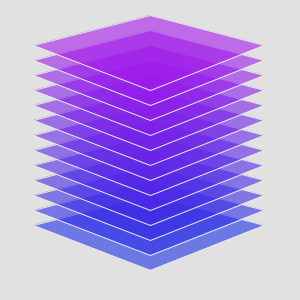
Frame 1 (no input)
Frame 2 (the mouse pressed at the canvas centre, redrawn once): identical to frame 1, image omitted

The Processing sketch that drew this single still picture (run headless with seeded random() and noise(); the mouse was pressed at the canvas centre and the sketch redrawn once):

// Processing sketch: layered_color
// ── layered_color.pde
int numberOfLayers = 13;
color top;
color bottom;
float alph;
float upperX;
float upperY;
float rightX;
float rightY;
float lowerX;
float lowerY;
float leftX;
float leftY;

void setup() {
  size(300, 300);
  upperX = width / 2;
  upperY = height / (numberOfLayers + 6);
  rightX = 8 * (width / 9);
  rightY = 3 * (height / (numberOfLayers + 6));
  lowerX = width / 2;
  lowerY = 6 * (height / (numberOfLayers + 6));
  leftX = width / 9;
  leftY = 3 * (height / (numberOfLayers + 6));
 noLoop();  
}

void draw() {
//  alph = map(mouseX, 0, width, 0, 255);
//  alph = 105;

//  purp: alph 40, 75, 150
  top = color(163, 24, 234, 150);
  bottom = color(25, 47, 229, 150);
//  sea: alph 45
//  top = color (27, 239, 245, 45);
//  bottom = color (50, 224, 188, 45);

// red green:
//  top = color (255, 0 ,0, 100);
//  bottom = color (0, 255, 0, 100);

  background(225);

//  fill(125, 255);
//  text(alph, 25, 675);

  stroke(230);
// noStroke();
  fill(bottom);
  quad(upperX, upperY + ((numberOfLayers - 1) * (height / (numberOfLayers + 6))), rightX, rightY + ((numberOfLayers - 1) * (height / (numberOfLayers + 6))), lowerX, lowerY + ((numberOfLayers - 1) * (height / (numberOfLayers + 6))), leftX, leftY + ((numberOfLayers - 1) * (height / (numberOfLayers + 6))));  
  for (float i = (numberOfLayers - 2); i > 0; i --) {
    fill(lerpColor(bottom, top, 1 - (i / numberOfLayers)));
    quad(upperX, upperY + (i * (height / (numberOfLayers + 6))), rightX, rightY + (i * (height / (numberOfLayers + 6))), lowerX, lowerY + (i * (height / (numberOfLayers + 6))), leftX, leftY + (i * (height / (numberOfLayers + 6))));
  } 
  fill(top);
  quad(upperX, upperY, rightX, rightY, lowerX, lowerY, leftX, leftY);

  save("layeredSquaresPurp3.png");
}
